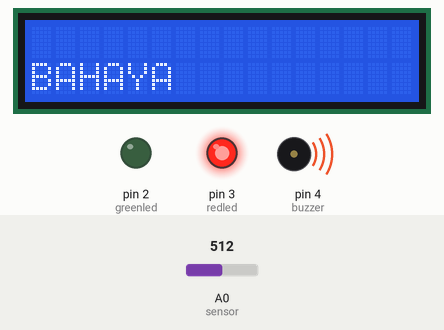
Recording of a sketch running on a simulated Arduino Uno, built with avr-gcc and run on an emulated ATmega328P. Parts: 16×2 character LCD, output pins drawn as LEDs (lit = HIGH), buzzer (waves = sounding). Inputs (shaded band) come from the test bench; at power-on: A0 (sensor) = 512. What the sketch prints to the serial monitor is not drawn.

Above: at 1.2 s.
1.3 s: A0 (sensor) set to 398
4.0 s: A0 (sensor) set to 370
At 4.6 s:
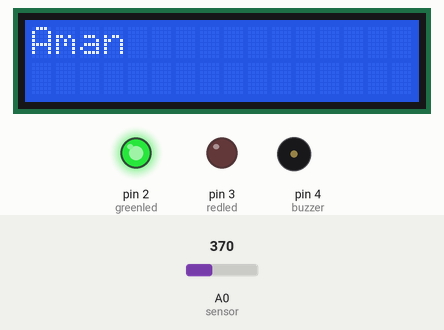
9.5 s: A0 (sensor) set to 390
At 10.9 s:
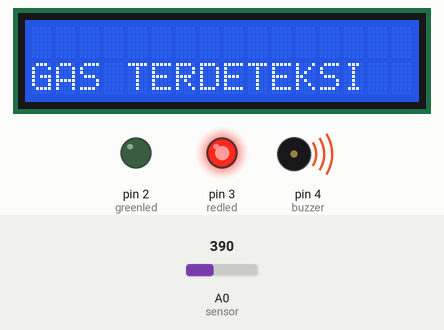
15.5 s: A0 (sensor) set to 306
At 17.4 s:
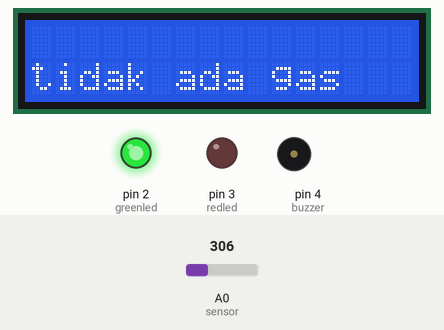
Timing chart, 0 to 18.9 s (numbered marks = the images above; inputs shaded):
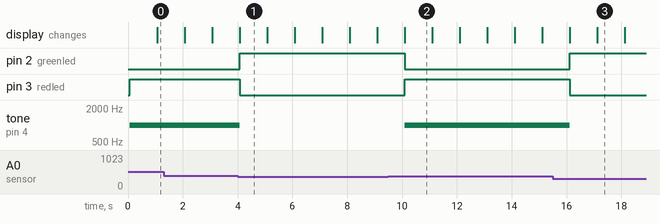

Measured:
- the behaviour switches between 381 and 380 on A0 (sensor) (found by bisection; images 0 and 1)
- after the input at 4.0 s, pin 2 (greenled): LOW → HIGH after 0.08 s; pin 3 (redled): HIGH → LOW after 0.08 s; tone on pin 4 (buzzer): 1000 Hz → silent after 0.08 s; the display: changes after 0.08 s (image 1)
- after the input at 9.5 s, pin 2 (greenled): HIGH → LOW after 0.60 s; pin 3 (redled): LOW → HIGH after 0.60 s; tone on pin 4 (buzzer): silent → 1000 Hz after 0.60 s; the display: changes after 0.60 s (image 2)
- after the input at 15.5 s, pin 2 (greenled): LOW → HIGH after 0.62 s; pin 3 (redled): HIGH → LOW after 0.62 s; tone on pin 4 (buzzer): 1000 Hz → silent after 0.62 s; the display: first changes after 0.63 s (image 3 shows a later state)
- what the display in image 1 shows lasts 1.0 s, from 4.1 s to 5.1 s

The sketch:

pendeteksi_asap1.ino
```cpp
#include <LiquidCrystal.h>
LiquidCrystal lcd(5,6,8,9,10,11); // menginisiasi pin berapa aja untuk lcd

int redled=3;	//pin output untuk led merah
int greenled=2;	// pin output untuk led hijau
int buzzer=4;	// pin output untuk buzzer
int sensor= A0;	// pin input untuk sensor
int Pembatas=380; // batasan untuk sensor


void setup()
{
pinMode(redled,OUTPUT);		//mengatur mode led merah
pinMode(greenled,OUTPUT);	//mengatur mode led hijau
pinMode(buzzer,OUTPUT);		// mengatur mode buzzer
pinMode(sensor,INPUT);		// mengatur mode sensor asap
Serial.begin(9600);
lcd.begin(16,2);
}


void loop()
{
int analogValue= analogRead(sensor);
Serial.print(analogValue);
Serial.print("\n");
if(analogValue>Pembatas) // jika value analog melebihi batasan
{
digitalWrite(redled,HIGH);	//menyalakan led merah
digitalWrite(greenled,LOW); 	// mematikan led hijau
tone(buzzer,1000,10000);	//membunyikan buzzer
lcd.clear();			//clear tampilan LCD
lcd.setCursor(0,1);		//cursor diatur ke baris ke 0 dan kolom ke satu
lcd.print("GAS TERDETEKSI");	//ngeprint "gas terdeteksi"
delay(1000);			//dikasih delay selama 1 detik
lcd.clear();
lcd.setCursor(0,1);
lcd.print("BAHAYA");
delay(1000);
}
else				//jika tidak ada gas
{
digitalWrite(greenled,HIGH);	//lampu hijau akan menyala
digitalWrite(redled,LOW);
noTone(buzzer);			//tidak ada suara
lcd.clear();
lcd.setCursor(0,0);
lcd.print("Aman");
delay(1000);
lcd.clear();
lcd.setCursor(0,1);
lcd.print("tidak ada gas");
delay(1000);
}
}

  
```
